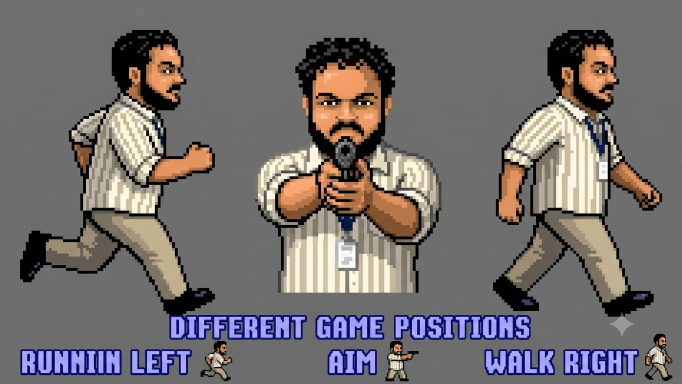
#> input picture tools/villain_src/source.png, 1364 x 768 px, given in place of source.jpg, which was not available (shown at 1/2 size)
$ python gen_boss_sprite.py
#> lines starting #> are read from the running program, lines starting #| are printed output that depends on the picture; pictures that were not available may be replaced by others from this repository, and a replacement may not be noted
"""
gen_boss_sprite.py
Generates the Floor 5 boss portrait sprite from a source selfie:
crop -> punch up contrast/saturation -> blocky pixelate (BOX downsample +
NEAREST upscale, so it reads as chunky pixel art rather than a blurred
photo) -> a villain-red duotone blend for "final boss" menace -> a soft
circular vignette alpha mask so it reads as a floating portrait badge in
the game rather than a hard rectangle -> a matching desaturated
"defeated" variant for after the third stun hit.

Run: python3 tools/gen_boss_sprite.py
Outputs: img/boss-face.png, img/boss-face-defeated.png
"""
from PIL import Image, ImageOps, ImageEnhance
import math
import os

SRC = "tools/boss_src/source.jpg"
CROP = (680, 1280, 2020, 3350)  # left, top, right, bottom -- hand-picked face crop
BLOCKS_W = 34
FINAL_W = 306

os.makedirs("img", exist_ok=True)


def pixelate(crop):
    aspect = crop.height / crop.width
    blocks_h = round(BLOCKS_W * aspect)
    small = crop.resize((BLOCKS_W, blocks_h), Image.BOX)
    scale = FINAL_W / BLOCKS_W
    final_h = round(blocks_h * scale)
    return small.resize((FINAL_W, final_h), Image.NEAREST), final_h


def apply_vignette_alpha(img):
    """Soft circular fade to transparent at the edges so the portrait reads
    as a floating badge, not a hard-edged rectangle, when drawn over the
    game's dark level backdrop."""
    w, h = img.size
    cx, cy = w / 2, h * 0.46
    max_r = math.hypot(w * 0.62, h * 0.58)
    alpha = Image.new("L", (w, h), 0)
    px = alpha.load()
    for y in range(h):
        for x in range(w):
            d = math.hypot(x - cx, y - cy) / max_r
            a = 255 if d < 0.72 else max(0, int(255 * (1 - (d - 0.72) / 0.28)))
            px[x, y] = a
    out = img.convert("RGBA")
    out.putalpha(alpha)
    return out


def main():
    im = Image.open(SRC).convert("RGB")
#> im is the input picture: PIL image 1364x768 RGB; mean R, G, B 115.9, 110.6, 110.1
    crop = im.crop(CROP)
#> crop: PIL image 1340x2070 RGB; every value is 0
    crop = ImageEnhance.Contrast(crop).enhance(1.12)
    crop = ImageEnhance.Color(crop).enhance(1.15)

    pixelated, _ = pixelate(crop)
#> in pixelate, `small = crop.resize((BLOCKS_W, blocks_h), Image.BOX)`: small: PIL image 34x53 RGB; every value is 0
#> pixelated: PIL image 306x477 RGB; every value is 0

    # Villain red/amber duotone, blended back over the pixel-art color so it
    # stays a recognizable portrait rather than a flat silhouette.
    gray = ImageOps.grayscale(pixelated)
#> gray: PIL image 306x477 L; every value is 0
    def ramp(v):
        v = v / 255
        return (int(20 + v * 225), int(6 + v * 60), int(10 + v * 40))
    duo = Image.new("RGB", gray.size)
    duo.putdata([ramp(v) for v in gray.getdata()])
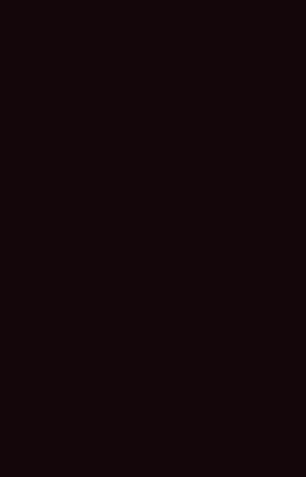
#> duo: PIL image 306x477 RGB; mean R, G, B 20, 6, 10
    boss = Image.blend(pixelated, duo, 0.55)
    boss = apply_vignette_alpha(boss)
#> in apply_vignette_alpha, `out.putalpha(alpha)`:
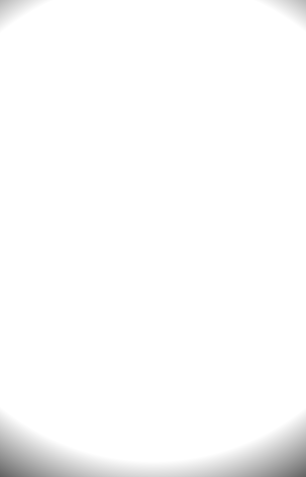
#> alpha: PIL image 306x477 L; min 99, max 255, mean 251.4
#> in apply_vignette_alpha, `out.putalpha(alpha)`:
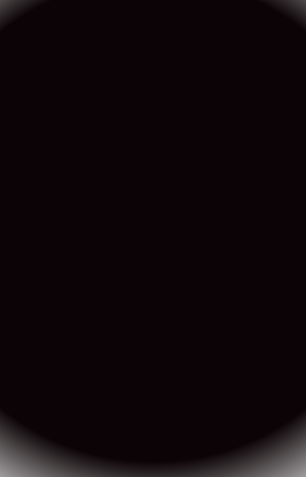
#> out: PIL image 306x477 RGBA; mean R, G, B, A 11, 3, 5, 251.4; transparent parts drawn white
    boss.save("img/boss-face.png")

    # Defeated variant: desaturated + darkened, same pixel grid, for the
    # "knocked out" state after the third stun hit.
    defeated_base = ImageOps.grayscale(pixelated).convert("RGB")
    defeated_base = ImageEnhance.Brightness(defeated_base).enhance(0.55)
    defeated = Image.blend(defeated_base, Image.new("RGB", defeated_base.size, (10, 20, 30)), 0.35)
    defeated = apply_vignette_alpha(defeated)
    defeated.save("img/boss-face-defeated.png")

    print("Wrote img/boss-face.png", boss.size)
#| Wrote img/boss-face.png (306, 477)
    print("Wrote img/boss-face-defeated.png", defeated.size)
#| Wrote img/boss-face-defeated.png (306, 477)


if __name__ == "__main__":
    main()
